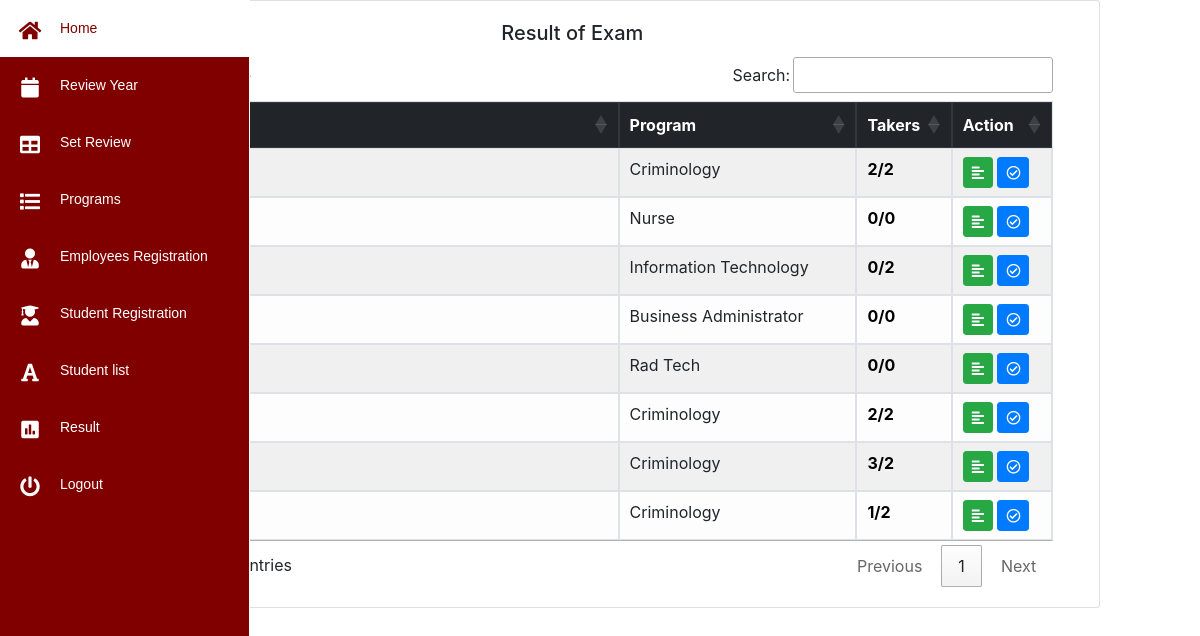
/admin/result.php (signed in), run on the app's committed database.
### tables this page shows
CREATE TABLE `lexamtb` (
  `lexamtbl_id` int(11) NOT NULL,
  `exam_name` varchar(255) NOT NULL,
  `program` varchar(225) NOT NULL,
  `exam_no` varchar(255) NOT NULL,
  `actyear` varchar(225) NOT NULL,
  `status` enum('0','1') NOT NULL
);

### admin/result.php (the view, shortened to what this page needs)
<!DOCTYPE html>
<html>
<head>
</head>
<body>
<?php
include 'php/nav.php';
$q1="SELECT * FROM lexamtb WHERE actyear ='$active'";
 $r1= mysqli_query($conn,$q1);
?>
 <link rel="stylesheet" type="text/css" href="https://cdn.datatables.net/1.10.19/css/jquery.dataTables.css">
<div class="container">
<div class="card" style="width: 95%;">
  <div class="card-body">
    <h5 class="card-title text-center">Result of Exam</h5>
   <div class=" table-sorting table-responsive-sm mx-auto " style="width:95%">
                   <table class="table table-striped table-bordered table-light"  id="tSortable20">
                    <thead class="thead-dark">
                     <tr>
                                            <th style="width:1%">#</th>
                                            <th style="width:40%">Exam List</th>
                                            <th style="width:20%">Program</th>
                                            <th style="width:2%">Takers</th>
                                            <th style="width:5%">Action</th>
                                        </tr>
                                      </thead>
                                              <tbody>
                                        <?php
                                        $counter =1;
                                        while($row = mysqli_fetch_array($r1)){
?>
                                        <tr weight="100%">
                                        <td ><?php echo $counter; ?></td>
                                        <td><?php echo $row["exam_name"]; ?></td>
                                        <td><?php echo $row["program"]; ?></td>
 <?php
 $eid = $row["exam_no"];
$program =$row["program"];
$rows_enroll= mysqli_query($conn, "SELECT * FROM enrolltbl WHERE enroll_date ='$active' AND program='$program'");
$rows_enroll_count= mysqli_num_rows($rows_enroll);
$rows_done= mysqli_query($conn, "SELECT * FROM evaltbl WHERE exam_no ='$eid' ");
$rows_done_count= mysqli_num_rows($rows_done);
?>
                          <td style="color: white;"><b style="color: black"><?php echo $rows_done_count;?>/<?php echo $rows_enroll_count;?></b> </td>
                                     <td><a href="eval.php?id=<?php echo $row["exam_no"]; ?>" class="btn btn-success btn-sm" title="evaluation" ><i class="fas fa-align-left"></i></a>
                                      <a href="result_es.php?id=<?php echo $row["exam_no"]; ?>" class="btn btn-primary btn-sm" title="exam result" ><i class="far fa-check-circle"></i></a>
                                     </td>
                             </tr>
<?php
 $counter++;
   }
  ?>
  </tbody>
</div></div>
</body>
</html>

### admin/admin_sidemenu.css (style rules this page uses)
.body, html { height: 100% }

### data on the page
lexamtb: program "Criminology", rows_done_count "2", rows_enroll_count "2"
lexamtb: program "Nurse", rows_done_count "0", rows_enroll_count "0"
lexamtb: program "Information Technology", rows_done_count "0", rows_enroll_count "2"
lexamtb: program "Business Administrator", rows_done_count "0", rows_enroll_count "0"
lexamtb: program "Rad Tech", rows_done_count "0", rows_enroll_count "0"
lexamtb: program "Criminology", rows_done_count "2", rows_enroll_count "2"
lexamtb: program "Criminology", rows_done_count "3", rows_enroll_count "2"
lexamtb: program "Criminology", rows_done_count "1", rows_enroll_count "2"
